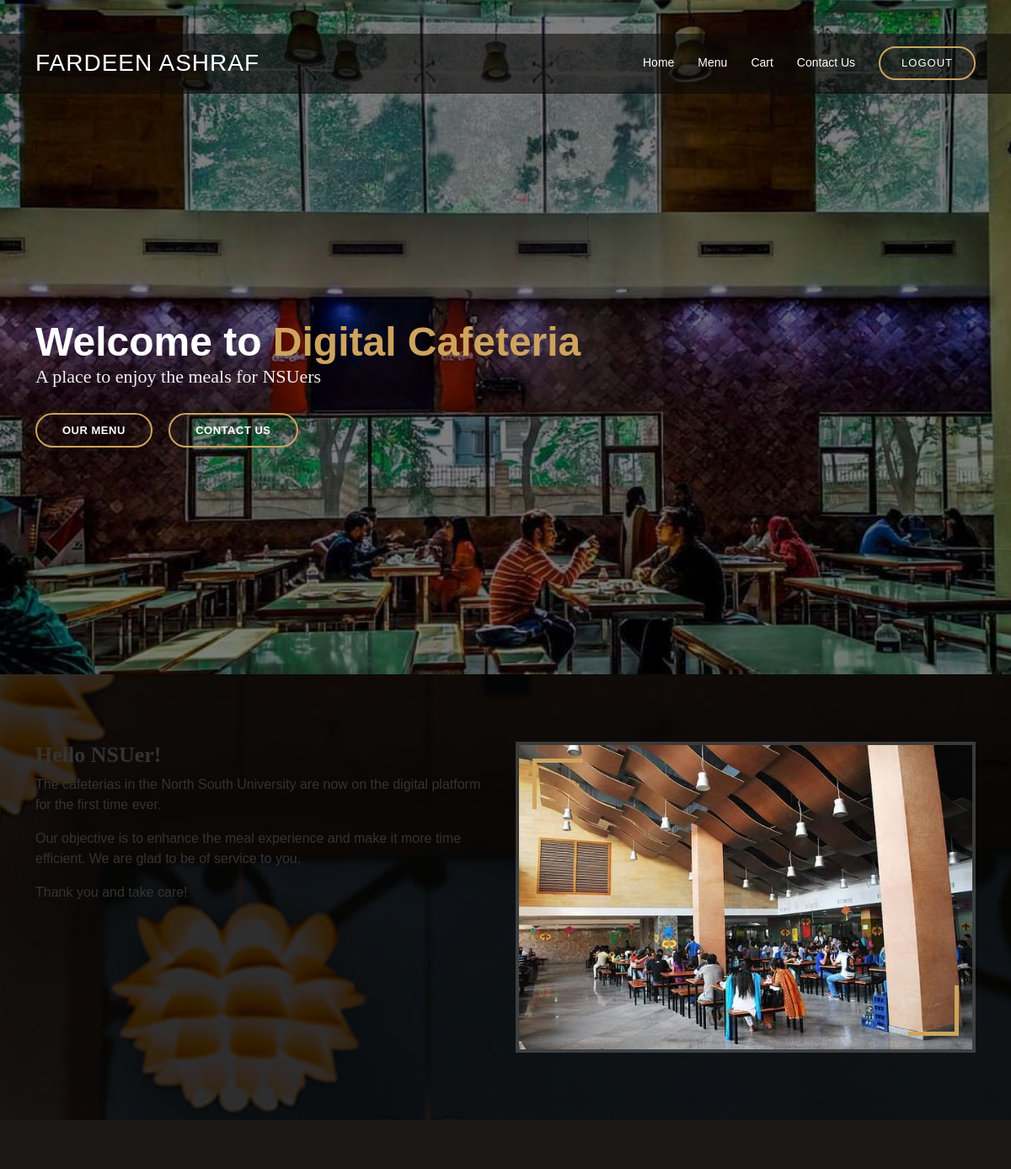
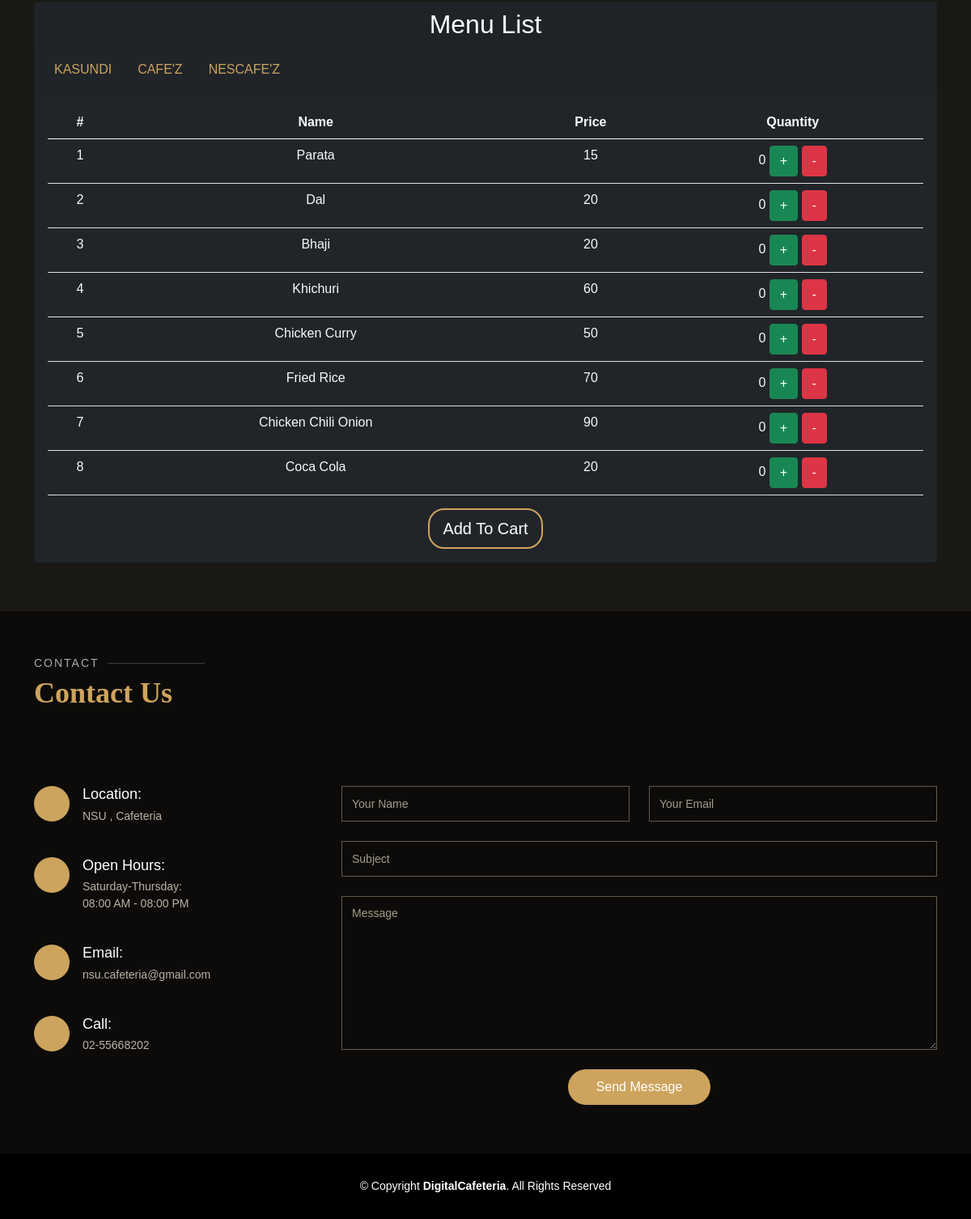
The page /Home.php (signed in) on the database its author committed (2 pictures, top to bottom).
### tables this page shows
CREATE TABLE `users_tb` (
  `Id` int(11) NOT NULL,
  `UserName` varchar(256) NOT NULL,
  `NsuEmail` varchar(256) NOT NULL,
  `NsuId` varchar(20) NOT NULL,
  `ContactNumber` int(11) NOT NULL,
  `Password` varchar(1000) NOT NULL
);

CREATE TABLE `menu` (
  `Id` int(11) NOT NULL,
  `Name` varchar(256) NOT NULL,
  `Price` int(11) NOT NULL,
  `Category` varchar(256) NOT NULL
);

### Home.php (the view, shortened to what this page needs)
<?php
require("controllerUserData.php");
$NsuId = $_SESSION['NsuId'];
$password = $_SESSION['password'];
if ($NsuId != false && $password != false) {
  $sql = "SELECT * FROM users_tb WHERE NsuId = '$NsuId'";
  $run_Sql = mysqli_query($con, $sql);
  if ($run_Sql) {
    $fetch_info = mysqli_fetch_assoc($run_Sql);
  }
} else {
  echo "<script>   window.history.back(); </script>";
}
?>
<!DOCTYPE html>
<html lang="en">
<head>
  <link href="css/css.css" rel="stylesheet">
  <link href="css/bootstrap.min.css" rel="stylesheet">
  <link href="css/icofont.min.css" rel="stylesheet">
  <link href="css/boxicons.min.css" rel="stylesheet">
  <link href="css/animate.min.css" rel="stylesheet">
  <link href="css/owl.carousel.min.css" rel="stylesheet">
  <link href="css/venobox.css" rel="stylesheet">
  <link href="css/aos.css" rel="stylesheet">
  <link href="css/style.css" rel="stylesheet">
</head>
<body>
  <header id="header" class="fixed-top">
    <div class="container d-flex align-items-center justify-content-between">
      <h1 class="logo"> <?php echo  $fetch_info['UserName'];?><a href="index.php"></a></h1>
      <nav class="nav-menu d-none d-lg-block">
        <ul>
          <li><a href="#hero">Home</a></li>
          <li><a href="#menu">Menu</a></li>
          <li><a href="#menu">Cart</a></li>
          <li><a href="#contact">Contact Us</a></li>
          <li class="book-a-table text-center"><a href="Logout.php">Logout</a></li>
        </ul>
      </nav>
    </div>
  </header>
  <main id="main">
  <section id="hero"  class="d-flex align-items-center ">
    <div class="container position-relative text-center text-lg-start" data-aos="zoom-in" data-aos-delay="100">
      <div class="row">
        <div class="col-lg-8">
          <h1>Welcome to <span>Digital Cafeteria</span></h1>
          <h2>A place to enjoy the meals for NSUers</h2>
          <div class="btns">
            <a href="#menu" class="btn-menu animated fadeInUp scrollto">Our Menu</a>
            <a href="#contact" class="btn-book animated fadeInUp scrollto">Contact Us</a>
          </div>
        </div>
      </div>
    </div>
  </section>
    <section id="about" class="about">
      <div class="container" data-aos="fade-up">
        <div class="row">
          <div class="col-lg-6 order-1 order-lg-2" data-aos="zoom-in" data-aos-delay="100">
            <div class="about-img">
              <img src="images/ban.jpeg" alt>
            </div>
          </div>
          <div class="col-lg-6 pt-4 pt-lg-0 order-2 order-lg-1 content">
            <h3>Hello NSUer!</h3>
            <p class="font-italic">
            The cafeterias in the North South University are now on the digital platform for the first time ever.
            </p>
          <p>
          Our objective is to enhance the meal experience and make it more time efficient. We are glad to be of service to you.
          </p>
            <p>
            Thank you and take care!
            </p>
          </div>
        </div>
      </div>
    </section>
    <section id="menu" class="menu section-bg">
      <div class="container" data-aos="fade-up">
      <div class="card text-center bg-dark">
        <div class="card-header h2">
         Menu List
        </div>
  <div class="card-header">
    <ul class="nav nav-pills card-header-pills">
      <li class="nav-item">
        <a class="nav-link " id='d1'>KASUNDI</a>
      </li>
      <li class="nav-item">
        <a class="nav-link " id='d2' >CAFE'Z</a>
      </li>
      <li class="nav-item">
        <a class="nav-link " id='d3' >NESCAFE'Z</a>
      </li>
    </ul>
  </div>
  <div class="card-body " id='t1'>
  <table class="table text-light" >
  <thead>
    <tr>
      <th scope="col">#</th>
      <th scope="col">Name</th>
      <th scope="col">Price</th>
      <th scope="col">Quantity</th>
    </tr>
  </thead>
  <tbody>
  <?php
    $Query = "Select * from menu where Category = 'KASUNDI'";
    $Result = mysqli_query($con, $Query);
    if ($Result) {
      while ($row = mysqli_fetch_assoc($Result)) {
        ?>
        <tr class='<?php echo $row['Category'];?>'>
          <td><?php echo $row['Id'] ?></td>
          <td><?php echo $row['Name'] ?></td>
          <td><?php echo $row['Price'] ?></td>
          <td onclick='Name(this.className)' class='<?php echo $row['Id'] ?>'> <span id='<?php echo $row['Id'] ?>'>0</span>  <button class='btn btn-success' onclick='plus()'>+</button> <button class='btn btn-danger' onclick='minus()'>-</button></td>
        </tr>
        <?php
      }}
   ?>
  </tbody>
  </table>
  <button class="btn btn-dark btn-lg" style="color:white;border:2px solid #cda45e; border-radius:20px;" data-bs-toggle="modal" data-bs-target="#ModalDis"  onclick="DisplayOrderDetail()">Add To Cart</button>
  </div>
</div>
      </div>
    </section>
    <section id="contact" class="contact">
      <div class="container" data-aos="fade-up">
        <div class="section-title">
          <h2>Contact</h2>
          <p>Contact Us</p>
        </div>
      </div>
      <div class="container" data-aos="fade-up">
        <div class="row mt-5">
          <div class="col-lg-4">
            <div class="info">
              <div class="address">
                <i class="icofont-google-map"></i>
                <h4>Location:</h4>
                <p>NSU , Cafeteria</p>
              </div>
              <div class="open-hours">
                <i class="icofont-clock-time icofont-rotate-90"></i>
                <h4>Open Hours:</h4>
                <p>
                  Saturday-Thursday:<br>
                  08:00 AM - 08:00 PM
                </p>
              </div>
              <div class="email">
                <i class="icofont-envelope"></i>
                <h4>Email:</h4>
                <p>nsu.cafeteria@gmail.com</p>
              </div>
              <div class="phone">
                <i class="icofont-phone"></i>
                <h4>Call:</h4>
                <p>02-55668202</p>
              </div>
            </div>
          </div>
          <div class="col-lg-8 mt-5 mt-lg-0">
            <form action="forms/contact.php" method="post" role="form" class="php-email-form">
              <div class="row">
                <div class="col-md-6 form-group">
                  <input type="text" name="name" class="form-control" id="name" placeholder="Your Name" data-rule="minlen:4" data-msg="Please enter at least 4 chars">
                </div>
                <div class="col-md-6 form-group mt-3 mt-md-0">
                  <input type="email" class="form-control" name="email" id="email" placeholder="Your Email" data-rule="email" data-msg="Please enter a valid email">
                </div>
              </div>
              <div class="form-group mt-3">
                <input type="text" class="form-control" name="subject" id="subject" placeholder="Subject" data-rule="minlen:4" data-msg="Please enter at least 8 chars of subject">
              </div>
              <div class="form-group mt-3">
                <textarea class="form-control" name="message" rows="8" data-rule="required" data-msg="Please write something for us" placeholder="Message"></textarea>
              </div>
              <div class="text-center"><button type="submit">Send Message</button></div>
            </form>
          </div>
        </div>
      </div>
    </section>
  </main>
  <footer id="footer">
    <div class="container">
      <div class="copyright">
        &copy; Copyright <strong><span>DigitalCafeteria</span></strong>. All Rights Reserved
      </div>
    </div>
  </footer>
</body>
</html>

### Home.php (style rules this page uses)
#hero { width: 100%; height: 100vh; background: url('images/about.jpeg') top center; background-size: cover; position: relative; padding: 0; }

### rows shown on the page
users_tb: UserName "FARDEEN ASHRAF"
menu: Id "1", Name "Parata", Price "15"
menu: Id "2", Name "Dal", Price "20"
menu: Id "3", Name "Bhaji", Price "20"
menu: Id "4", Name "Khichuri", Price "60"
menu: Id "5", Name "Chicken Curry", Price "50"
menu: Id "6", Name "Fried Rice", Price "70"
menu: Id "7", Name "Chicken Chili Onion", Price "90"
menu: Id "8", Name "Coca Cola", Price "20"
